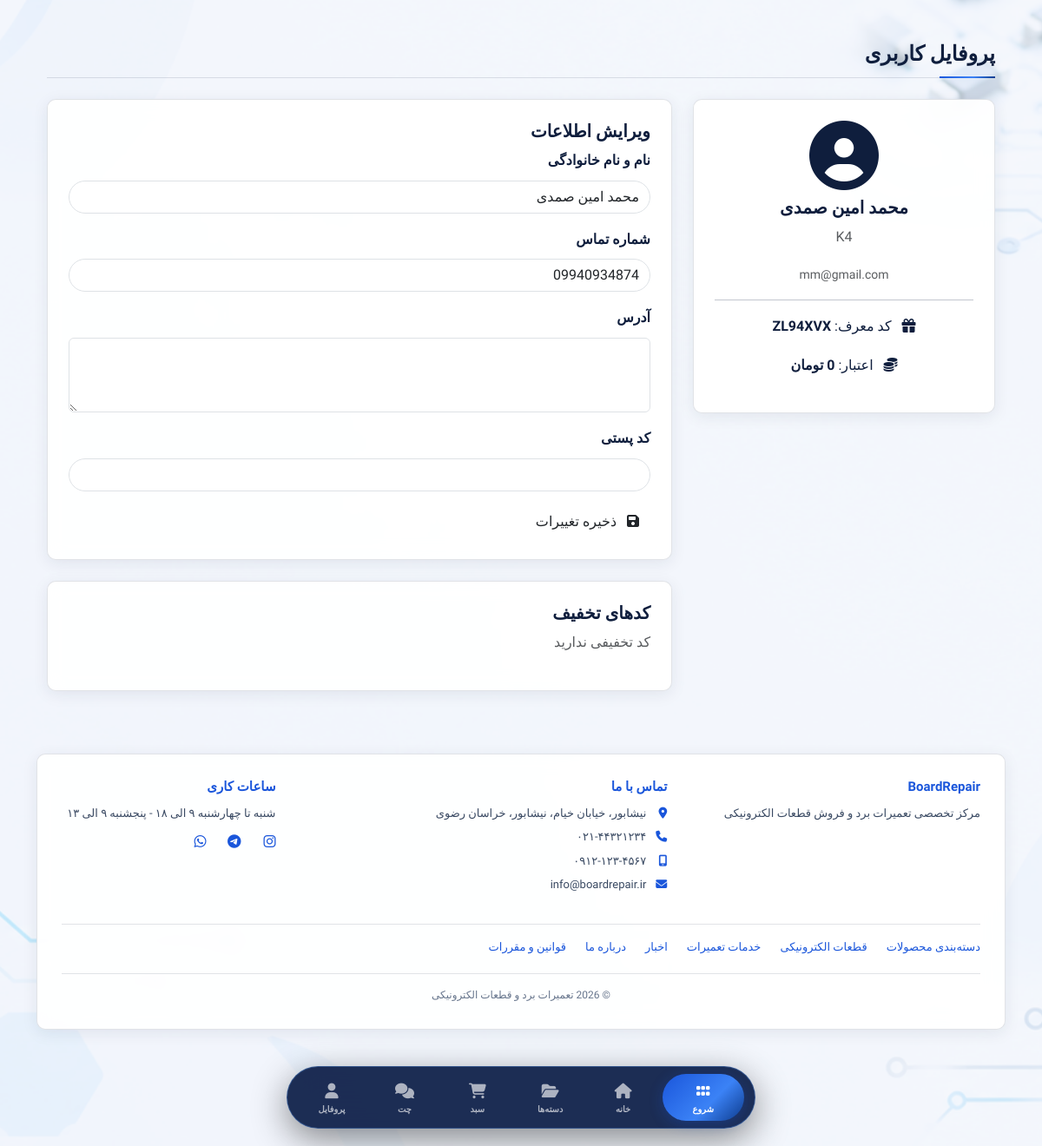
/profile/ (signed in), run on the app's committed database.
### shop/models.py (models this page shows, shortened)
class UserProfile(models.Model):
    user = models.OneToOneField(User, on_delete=models.CASCADE, related_name='profile')
    referral_code = models.CharField(max_length=7, unique=True, verbose_name="کد معرف")
    credits = models.DecimalField(max_digits=10, decimal_places=0, default=0, verbose_name="اعتبار")
    phone = models.CharField(max_length=15, blank=True, verbose_name="شماره تماس")
    address = models.TextField(blank=True, verbose_name="آدرس")
    postal_code = models.CharField(max_length=20, blank=True, verbose_name="کد پستی")
    full_name = models.CharField(max_length=100, blank=True, verbose_name="نام و نام خانوادگی")
    created_at = models.DateTimeField(auto_now_add=True)
    updated_at = models.DateTimeField(auto_now=True)

class SiteSettings(models.Model):
    COLOR_THEMES = [
        ('blue-gold', 'آبی و طلایی'),
        ('blue-blue', 'آبی و آبی'),
        ('black-blue', 'مشکی و آبی'),
        ('black-gold', 'مشکی و طلایی'),
    ]
    site_name = models.CharField(max_length=100, default="تعمیرات برد و قطعات الکترونیکی", verbose_name="نام سایت")
    site_description = models.TextField(blank=True, verbose_name="توضیحات سایت")
    logo_text = models.CharField(max_length=50, default="BoardRepair", verbose_name="متن لوگو")
    color_theme = models.CharField(max_length=20, choices=COLOR_THEMES, default='blue-gold', verbose_name="تم رنگی سایت")
    background_image = models.ImageField(upload_to='backgrounds/', blank=True, null=True, verbose_name="عکس پس‌زمینه")
    background_overlay_opacity = models.PositiveIntegerField(default=70, verbose_name="درصد تیرگی روی عکس (0-100)")
    background_fixed = models.BooleanField(default=True, verbose_name="ثابت بودن پس‌زمینه")
    address_line1 = models.CharField(max_length=200, default="تهران، خیابان اصلی", verbose_name="آدرس خط ۱")
    address_line2 = models.CharField(max_length=200, blank=True, verbose_name="آدرس خط ۲")
    address_city = models.CharField(max_length=100, default="تهران", verbose_name="شهر")
    address_state = models.CharField(max_length=100, default="تهران", verbose_name="استان")
    address_postal_code = models.CharField(max_length=20, blank=True, verbose_name="کد پستی")
    phone1 = models.CharField(max_length=20, default="۰۲۱-۴۴۳۲۱۲۳۴", verbose_name="تلفن ۱")
    phone2 = models.CharField(max_length=20, blank=True, verbose_name="تلفن ۲")
    mobile = models.CharField(max_length=20, default="۰۹۱۲-۱۲۳-۴۵۶۷", verbose_name="موبایل")
    email = models.EmailField(default="info@boardrepair.ir", verbose_name="ایمیل")
    instagram = models.CharField(max_length=100, blank=True, default="boardrepair", verbose_name="اینستاگرام")
    telegram = models.CharField(max_length=100, blank=True, default="boardrepair", verbose_name="تلگرام")
    whatsapp = models.CharField(max_length=100, blank=True, default="989121234567", verbose_name="واتساپ")
    working_hours = models.CharField(max_length=200, default="شنبه تا چهارشنبه ۹ الی ۱۸ - پنجشنبه ۹ الی ۱۳", verbose_name="ساعات کاری")
    min_amount_for_shaba = models.PositiveIntegerField(
        default=5000000,
        verbose_name="حداقل مبلغ برای شماره شبا (تومان)"
    )
    card_number = models.CharField(max_length=30, default="6037-9972-4418-1732", verbose_name="شماره کارت")
    card_holder_name = models.CharField(max_length=100, default="مدیر فروشگاه", verbose_name="نام صاحب کارت")
    shaba_number = models.CharField(max_length=30, default="IR123456789012345678901234", verbose_name="شماره شبا")
    bank_name = models.CharField(max_length=100, default="بانک ملی", verbose_name="نام بانک")
    updated_at = models.DateTimeField(auto_now=True)
    class Meta:
        verbose_name = "تنظیمات سایت"
        verbose_name_plural = "تنظیمات سایت"
    def get_full_address(self):
        address = self.address_line1
        if self.address_line2:
            address += f"، {self.address_line2}"
        address += f"، {self.address_city}، {self.address_state}"
        return address

### shop/views.py (the view, shortened to what this page needs)
# urls.py: path('profile/', views.profile_view, name='profile'),
@login_required
def profile_view(request):
    user_profile = UserProfile.objects.get(user=request.user)
    discount_codes = DiscountCode.objects.filter(user=request.user)
    referral_settings = ReferralSettings.objects.first()
    referral_logs = ReferralLog.objects.filter(referrer=request.user)
    return render(request, 'shop/profile.html', {
        'profile': user_profile,
        'discount_codes': discount_codes,
        'referral_settings': referral_settings,
        'referral_logs': referral_logs
    })

### shop/context_processors.py (called while the page is built)
def site_settings(request):
    try:
        settings = SiteSettings.objects.first()
        if not settings:
            settings = SiteSettings.objects.create()
    except:
        settings = None
    return {
        'site_settings': settings,
    }

### shop/models.py (called while the page is built)
    def total_quantity(self):
        return sum(item.quantity for item in self.items.all())

### shop/views.py (called while the page is built)
def admin_access_middleware(get_response):
    def middleware(request):
        if request.path.startswith('/admin/') and not request.user.is_superuser:
            if is_admin_locked():
                return render(request, 'shop/admin_locked.html', status=403)
        return get_response(request)
    return middleware

### shop/templates/shop/profile.html (shortened to what this page needs)
{% extends 'shop/base.html' %}
{% block content %}
<div class="container py-4">
    <h3 class="section-title">پروفایل کاربری</h3>
    <div class="row g-4">
        <div class="col-md-4">
            <div class="card-custom p-4 text-center">
                <i class="fas fa-user-circle fa-5x" style="color: var(--primary-blue-light);"></i>
                <h5 class="mt-2 fw-bold">{{ user.get_full_name|default:user.username }}</h5>
                <p class="text-muted">{{ user.username }}</p>
                <p class="text-muted small">{{ user.email }}</p>
                <hr>
                <p><i class="fas fa-gift me-2" style="color: var(--primary-blue-light);"></i> کد معرف: <span class="fw-bold">{{ profile.referral_code }}</span></p>
                <p><i class="fas fa-coins me-2" style="color: var(--primary-blue-light);"></i> اعتبار: <span class="fw-bold">{{ profile.credits|floatformat:0 }} تومان</span></p>
            </div>
        </div>
        <div class="col-md-8">
            <div class="card-custom p-4">
                <h5 class="fw-bold">ویرایش اطلاعات</h5>
                <form method="POST">
                    <div class="mb-3">
                        <label class="form-label fw-bold">نام و نام خانوادگی</label>
                        <input type="text" name="full_name" class="form-control rounded-pill" value="{{ profile.full_name }}">
                    </div>
                    <div class="mb-3">
                        <label class="form-label fw-bold">شماره تماس</label>
                        <input type="text" name="phone" class="form-control rounded-pill" value="{{ profile.phone }}">
                    </div>
                    <div class="mb-3">
                        <label class="form-label fw-bold">آدرس</label>
                        <textarea name="address" class="form-control" rows="3">{{ profile.address }}</textarea>
                    </div>
                    <div class="mb-3">
                        <label class="form-label fw-bold">کد پستی</label>
                        <input type="text" name="postal_code" class="form-control rounded-pill" value="{{ profile.postal_code }}">
                    </div>
                    <button type="submit" class="btn btn-primary-custom">
                        <i class="fas fa-save me-2"></i> ذخیره تغییرات
                    </button>
                </form>
            </div>
            <div class="card-custom p-4 mt-4">
                <h5 class="fw-bold">کدهای تخفیف</h5>
                {% if discount_codes %}
                    <div class="table-responsive">
                        <table class="table">
                            <thead>
                                <tr>
                                    <th>کد</th>
                                    <th>مقدار</th>
                                    <th>وضعیت</th>
                                    <th>انقضا</th>
                                </tr>
                            </thead>
                            <tbody>
                                {% for code in discount_codes %}
                                    <tr>
                                        <td class="fw-bold">{{ code.code }}</td>
                                        <td>{{ code.amount }}{% if code.discount_type == 'percentage' %}%{% else %} تومان{% endif %}</td>
                                        <td>
                                            {% if code.is_used %}
                                                <span class="badge bg-secondary">استفاده شده</span>
                                            {% else %}
                                                <span class="badge bg-success">فعال</span>
                                            {% endif %}
                                        </td>
                                        <td>{{ code.expires_at|date:"Y/m/d" }}</td>
                                    </tr>
                                {% endfor %}
                            </tbody>
                        </table>
                    </div>
                {% else %}
                    <p class="text-muted">کد تخفیفی ندارید</p>
                {% endif %}
            </div>
        </div>
    </div>
</div>
{% endblock %}

### shop/templates/shop/base.html (shortened to what this page needs)
{% load static %}
<!DOCTYPE html>
<html lang="fa" dir="rtl" data-theme="{{ site_settings.color_theme|default:'blue-gold' }}">
<head>
    <link rel="stylesheet" href="https://cdnjs.cloudflare.com/ajax/libs/font-awesome/6.5.1/css/all.min.css">
    <link rel="stylesheet" href="https://cdn.jsdelivr.net/npm/bootstrap@5.3.3/dist/css/bootstrap.rtl.min.css">
</head>
<body>
    <div class="site-bg"></div>
    <div class="site-bg-overlay"></div>
    <main class="py-4" id="main-content">
        <div class="container">
            {% block content %}{% endblock %}
            {% if site_settings %}
            <footer class="site-footer card-custom" itemscope itemtype="https://schema.org/WPFooter">
                <div class="row g-4">
                    <div class="col-md-4">
                        <h6>{{ site_settings.logo_text }}</h6>
                        <p>{{ site_settings.site_description|default:"مرکز تخصصی تعمیرات برد و فروش قطعات الکترونیکی" }}</p>
                    </div>
                    <div class="col-md-5">
                        <h6>تماس با ما</h6>
                        <ul>
                            <li><i class="fas fa-location-dot"></i>{{ site_settings.get_full_address }}</li>
                            <li><i class="fas fa-phone"></i>{{ site_settings.phone1 }}{% if site_settings.phone2 %} - {{ site_settings.phone2 }}{% endif %}</li>
                            <li><i class="fas fa-mobile-screen"></i>{{ site_settings.mobile }}</li>
                            <li><i class="fas fa-envelope"></i>{{ site_settings.email }}</li>
                        </ul>
                    </div>
                    <div class="col-md-3">
                        <h6>ساعات کاری</h6>
                        <p>{{ site_settings.working_hours }}</p>
                        <div class="d-flex gap-3 mt-2">
                            {% if site_settings.instagram %}<a href="https://instagram.com/{{ site_settings.instagram }}" target="_blank" rel="noopener" aria-label="اینستاگرام"><i class="fab fa-instagram"></i></a>{% endif %}
                            {% if site_settings.telegram %}<a href="https://t.me/{{ site_settings.telegram }}" target="_blank" rel="noopener" aria-label="تلگرام"><i class="fab fa-telegram"></i></a>{% endif %}
                            {% if site_settings.whatsapp %}<a href="https://wa.me/{{ site_settings.whatsapp }}" target="_blank" rel="noopener" aria-label="واتساپ"><i class="fab fa-whatsapp"></i></a>{% endif %}
                        </div>
                    </div>
                </div>
                <nav class="footer-links" aria-label="پیوندهای مهم">
                    <a href="{% url 'shop:category_list' %}">دسته‌بندی محصولات</a>
                    <a href="{% url 'shop:component_list' %}">قطعات الکترونیکی</a>
                    <a href="{% url 'shop:repair_services' %}">خدمات تعمیرات</a>
                    <a href="{% url 'shop:news_list' %}">اخبار</a>
                    <a href="{% url 'shop:about' %}">درباره ما</a>
                    <a href="{% url 'shop:terms' %}">قوانین و مقررات</a>
                </nav>
                <div class="footer-bottom">© {% now "Y" %} {{ site_settings.site_name }}</div>
            </footer>
            {% endif %}
        </div>
    </main>
    <div class="bottom-dock">
        <nav class="dock-container" aria-label="ناوبری اصلی">
            <button class="dock-start-btn" onclick="toggleStartMenu()" id="startBtn" aria-label="منوی شروع">
                <i class="fas fa-grip"></i><span>شروع</span>
            </button>
            <a href="{% url 'shop:home' %}" class="dock-item {% if request.path == '/' %}active{% endif %}" aria-label="خانه">
                <i class="fas fa-house"></i><span>خانه</span>
            </a>
            <a href="{% url 'shop:category_list' %}" class="dock-item" aria-label="دسته‌ها">
                <i class="fas fa-folder-open"></i><span>دسته‌ها</span>
            </a>
            <a href="{% url 'shop:cart' %}" class="dock-item" aria-label="سبد خرید">
                <i class="fas fa-cart-shopping"></i><span>سبد</span>
            </a>
            <a href="{% url 'shop:chat' %}" class="dock-item" aria-label="چت پشتیبانی">
                <i class="fas fa-comments"></i><span>چت</span>
            </a>
            <a href="{% url 'shop:profile' %}" class="dock-item" aria-label="پروفایل">
                <i class="fas fa-user"></i><span>پروفایل</span>
            </a>
        </nav>
    </div>
</body>
</html>

### data on the page
UserProfile: referral_code "ZL94XVX", credits "0", full_name "محمد امین صمدی", phone "09940934874"
SiteSettings: logo_text "BoardRepair", site_description "مرکز تخصصی تعمیرات برد و فروش قطعات الکترونیکی", get_full_address "نیشابور، خیابان خیام، نیشابور، خراسان رضوی", phone1 "۰۲۱-۴۴۳۲۱۲۳۴", mobile "۰۹۱۲-۱۲۳-۴۵۶۷", email "info@boardrepair.ir", working_hours "شنبه تا چهارشنبه ۹ الی ۱۸ - پنجشنبه ۹ الی ۱۳", site_name "تعمیرات برد و قطعات الکترونیکی"

### other printed values
{{ user.get_full_name|default:user.username }} "محمد امین صمدی"
{{ user.username }} "K4"
{{ user.email }} "mm@gmail.com"
